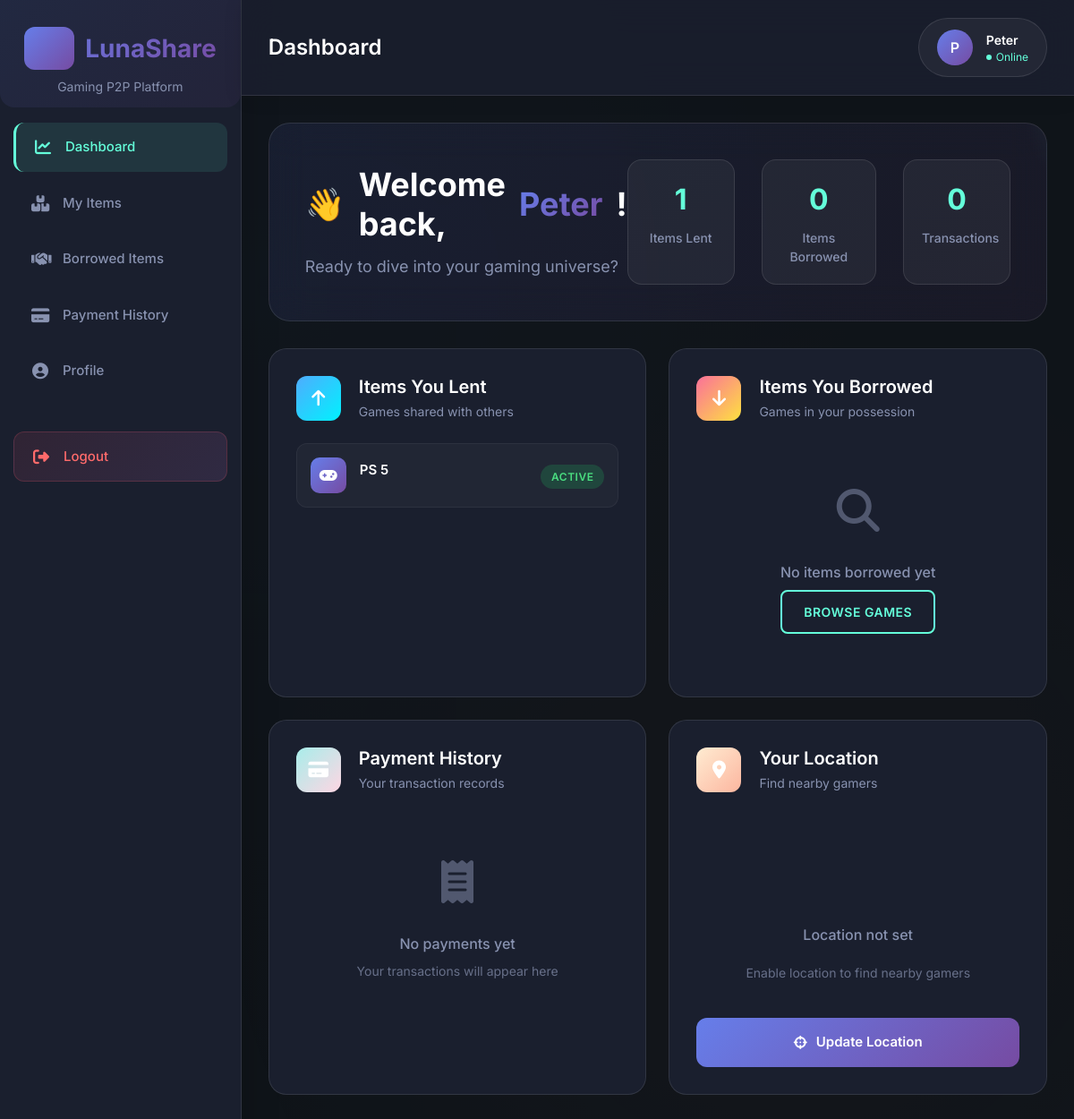
The app's page /dashboard/ (signed in) with its own data.
### product/models.py (models this page shows, shortened)
class User(AbstractUser):
    is_lender = models.BooleanField(default=False)
    is_borrower = models.BooleanField(default=False)
    phone_number = models.CharField(max_length=20, unique=True, null=True, blank=True)
    gamer_tag = models.CharField(max_length=50, unique=True, null=True, blank=True)
    avatar_url = models.URLField(blank=True, null=True)
    latitude = models.DecimalField(max_digits=9, decimal_places=6, null=True, blank=True)
    longitude = models.DecimalField(max_digits=9, decimal_places=6, null=True, blank=True)
    balance = models.DecimalField(max_digits=12, decimal_places=2, default=0.00)

class Item(models.Model):
    name = models.CharField(max_length=255)
    description = models.TextField(blank=True, null=True)
    owner = models.ForeignKey(settings.AUTH_USER_MODEL, on_delete=models.CASCADE, related_name="items_lent")
    borrower = models.ForeignKey(settings.AUTH_USER_MODEL, on_delete=models.SET_NULL, null=True, blank=True, related_name="items_borrowed")
    is_borrowed = models.BooleanField(default=False)
    created_at = models.DateTimeField(default=timezone.now)
    file = models.FileField(upload_to="items/files/", blank=True, null=True)  # any file

### product/views.py (the view)
# urls.py: path("dashboard/", views.dashboard, name="dashboard"),
@login_required
def dashboard(request):
    lent_items = Item.objects.filter(owner=request.user)
    borrowed_items = Item.objects.filter(borrower=request.user)
    payments = Payment.objects.filter(user=request.user)
    return render(request, "product/dashboard.html", {
        "lent_items": lent_items,
        "borrowed_items": borrowed_items,
        "payments": payments,
    })

### product/templates/product/dashboard.html (shortened to what this page needs)
{% extends "product/base.html" %}
{% block topbar %}Dashboard{% endblock %}
{% block content %}
<div class="dashboard-container">
  <div class="welcome-hero">
    <div class="welcome-content">
      <h1 class="welcome-title">
        <span class="wave">👋</span>
        Welcome back, <span class="username-highlight">{{ user.username }}</span>!
      </h1>
      <p class="welcome-subtitle">Ready to dive into your gaming universe?</p>
    </div>
    <div class="hero-stats">
      <div class="stat-item">
        <div class="stat-number">{{ lent_items|length }}</div>
        <div class="stat-label">Items Lent</div>
      </div>
      <div class="stat-item">
        <div class="stat-number">{{ borrowed_items|length }}</div>
        <div class="stat-label">Items Borrowed</div>
      </div>
      <div class="stat-item">
        <div class="stat-number">{{ payments|length }}</div>
        <div class="stat-label">Transactions</div>
      </div>
    </div>
  </div>
  <div class="dashboard-grid">
    <div class="dashboard-card lent-card">
      <div class="card-header">
        <div class="card-icon lent-icon">
          <i class="fas fa-arrow-up"></i>
        </div>
        <div class="card-title-section">
          <h3 class="card-title">Items You Lent</h3>
          <p class="card-subtitle">Games shared with others</p>
        </div>
      </div>
      <div class="card-content">
        {% if lent_items %}
          <div class="items-list">
            {% for item in lent_items %}
              <div class="item-entry">
                <div class="item-icon">
                  <i class="fas fa-gamepad"></i>
                </div>
                <div class="item-details">
                  <span class="item-name">{{ item.name }}</span>
                  <span class="item-condition condition-{{ item.condition|lower }}">
                  </span>
                </div>
                <div class="item-status">
                  <span class="status-badge active">Active</span>
                </div>
              </div>
            {% endfor %}
          </div>
        {% endif %}
      </div>
    </div>
    <div class="dashboard-card borrowed-card">
      <div class="card-header">
        <div class="card-icon borrowed-icon">
          <i class="fas fa-arrow-down"></i>
        </div>
        <div class="card-title-section">
          <h3 class="card-title">Items You Borrowed</h3>
          <p class="card-subtitle">Games in your possession</p>
        </div>
      </div>
      <div class="card-content">
        {% if borrowed_items %}
          <div class="items-list">
            {% for item in borrowed_items %}
              <div class="item-entry">
                <div class="item-icon">
                  <i class="fas fa-gamepad"></i>
                </div>
                <div class="item-details">
                  <span class="item-name">{{ item.name }}</span>
                  <span class="item-condition condition-{{ item.condition|lower }}">
                    {{ item.condition }}
                  </span>
                </div>
                <div class="item-status">
                  <span class="status-badge borrowed">Borrowed</span>
                </div>
              </div>
            {% endfor %}
          </div>
        {% else %}
          <div class="empty-state">
            <div class="empty-icon">
              <i class="fas fa-search"></i>
            </div>
            <p class="empty-text">No items borrowed yet</p>
            <button class="btn-primary-outline">Browse Games</button>
          </div>
        {% endif %}
      </div>
    </div>
    <div class="dashboard-card payment-card">
      <div class="card-header">
        <div class="card-icon payment-icon">
          <i class="fas fa-credit-card"></i>
        </div>
        <div class="card-title-section">
          <h3 class="card-title">Payment History</h3>
          <p class="card-subtitle">Your transaction records</p>
        </div>
      </div>
      <div class="card-content">
        {% if payments %}
          <div class="payments-list">
            {% for p in payments %}
              <div class="payment-entry">
                <div class="payment-amount">
                  <span class="currency">KSH</span>
                  <span class="amount">{{ p.amount }}</span>
                </div>
                <div class="payment-details">
                  <div class="payment-status status-{{ p.status|lower }}">
{% if p.status|lower == "completed" %}
    <i class="icon-check-circle text-green-500"></i>
{% else %}
    <i class="icon-clock text-yellow-500"></i>
{% endif %}
                    {{ p.status }}
                  </div>
                  <div class="payment-date">{{ p.created_at|date:"M d, Y" }}</div>
                </div>
              </div>
            {% endfor %}
          </div>
        {% else %}
          <div class="empty-state">
            <div class="empty-icon">
              <i class="fas fa-receipt"></i>
            </div>
            <p class="empty-text">No payments yet</p>
            <p class="empty-subtext">Your transactions will appear here</p>
          </div>
        {% endif %}
      </div>
    </div>
    <div class="dashboard-card location-card">
      <div class="card-header">
        <div class="card-icon location-icon">
          <i class="fas fa-map-marker-alt"></i>
        </div>
        <div class="card-title-section">
          <h3 class="card-title">Your Location</h3>
          <p class="card-subtitle">Find nearby gamers</p>
        </div>
      </div>
      <div class="card-content">
        <div class="location-display">
          <div class="location-status" id="location-status">
            {% if user.profile.latitude %}
              <div class="location-info">
                <div class="coordinates">
                  <i class="fas fa-crosshairs"></i>
                  <span id="location-text">
                    Lat: {{ user.profile.latitude|floatformat:4 }},
                    Lng: {{ user.profile.longitude|floatformat:4 }}
                  </span>
                </div>
                <div class="location-badge verified">
                  <i class="fas fa-check-circle"></i>
                  Location Verified
                </div>
              </div>
            {% else %}
              <div class="location-info no-location">
                <div class="location-icon-large">
                </div>
                <p class="no-location-text">Location not set</p>
                <p class="no-location-subtext">Enable location to find nearby gamers</p>
              </div>
            {% endif %}
          </div>
          <button class="btn-location" onclick="getLocation()">
            <i class="fas fa-crosshairs"></i>
            <span>Update Location</span>
          </button>
        </div>
      </div>
    </div>
  </div>
</div>
{% endblock %}

### product/templates/product/base.html (shortened to what this page needs)
<!DOCTYPE html>
<html lang="en">
<head>
  <link href="https://cdn.jsdelivr.net/npm/bootstrap@5.3.0/dist/css/bootstrap.min.css" rel="stylesheet">
  <link href="https://cdnjs.cloudflare.com/ajax/libs/font-awesome/6.4.0/css/all.min.css" rel="stylesheet">
<script src="https://cdn.tailwindcss.com"></script>
</head>
<body>
  <nav class="sidebar">
    <div class="sidebar-header">
      <div class="logo">
        <i class="fas fa-gamepad logo-icon"></i>
        <span>LunaShare</span>
      </div>
      <p class="sidebar-subtitle">Gaming P2P Platform</p>
    </div>
    <ul class="nav-menu">
      <li class="nav-item">
        <a href="{% url 'dashboard' %}" class="nav-link active">
          <i class="fas fa-chart-line nav-icon"></i>
          <span>Dashboard</span>
        </a>
      </li>
      <li class="nav-item">
        <a href="{% url 'my_items' %}" class="nav-link">
          <i class="fas fa-boxes nav-icon"></i>
          <span>My Items</span>
        </a>
      </li>
      <li class="nav-item">
        <a href="{% url 'borrowed_items' %}" class="nav-link">
          <i class="fas fa-handshake nav-icon"></i>
          <span>Borrowed Items</span>
        </a>
      </li>
      <li class="nav-item">
        <a href="#" class="nav-link">
          <i class="fas fa-credit-card nav-icon"></i>
          <span>Payment History</span>
        </a>
      </li>
      <li class="nav-item">
        <a href="{% url 'profile' %}" class="nav-link">
          <i class="fas fa-user-circle nav-icon"></i>
          <span>Profile</span>
        </a>
      </li>
      <li class="nav-item">
        <a href="{% url 'logout' %}" class="nav-link logout-link">
          <i class="fas fa-sign-out-alt nav-icon"></i>
          <span>Logout</span>
        </a>
      </li>
    </ul>
  </nav>
  <main class="main-content">
    <header class="topbar">
      <h1 class="topbar-title">{% block topbar %}Dashboard{% endblock %}</h1>
      <div class="user-info">
        <div class="user-avatar">
          {{ user.username|first|upper }}
        </div>
        <div class="user-details">
          <span class="user-name">{{ user.username }}</span>
          <span class="user-status">
            <span class="status-dot"></span>
            Online
          </span>
        </div>
      </div>
    </header>
    <div class="content-area">
      {% block content %}{% endblock %}
    </div>
  </main>
<script src="https://cdn.tailwindcss.com"></script>
</body>
</html>

### product/templates/product/base.html (style rules this page uses)
:root { --primary-gradient: linear-gradient(135deg, #667eea 0%, #764ba2 100%); --secondary-gradient: linear-gradient(135deg, #f093fb 0%, #f5576c 100%); --dark-bg: #0f1419; --sidebar-bg: #1a1f2e; --sidebar-hover: #252b3d; --text-primary: #ffffff; --text-secondary: #8892b0; --accent: #64ffda; --shadow: 0 10px 40px rgba(0,0,0,0.2); --border-radius: 16px; --transition: all 0.3s cubic-bezier(0.4, 0, 0.2, 1); }
* { margin: 0; padding: 0; box-sizing: border-box; }
body { font-family: 'Inter', -apple-system, BlinkMacSystemFont, sans-serif; background: var(--dark-bg); color: var(--text-primary); display: flex; min-height: 100vh; overflow-x: hidden; }
body::before { content: ''; position: fixed; top: 0; left: 0; width: 100%; height: 100%; background: radial-gradient(circle at 25% 25%, rgba(102, 126, 234, 0.1) 0%, transparent 50%), radial-gradient(circle at 75% 75%, rgba(245, 87, 108, 0.1) 0%, transparent 50%); z-index: -1; animation: backgroundShift 20s ease-in-out infinite; }
.sidebar { width: 280px; background: var(--sidebar-bg); backdrop-filter: blur(20px); border-right: 1px solid rgba(255,255,255,0.1); position: relative; transition: var(--transition); box-shadow: var(--shadow); }
.sidebar::before { content: ''; position: absolute; top: 0; left: 0; right: 0; height: 120px; background: var(--primary-gradient); opacity: 0.1; border-radius: 0 0 var(--border-radius) var(--border-radius); }
.sidebar-header { padding: 30px 25px; text-align: center; position: relative; z-index: 1; }
.logo { font-size: 28px; font-weight: 700; background: var(--primary-gradient); -webkit-background-clip: text; -webkit-text-fill-color: transparent; background-clip: text; display: flex; align-items: center; justify-content: center; gap: 12px; margin-bottom: 8px; }
.logo-icon { font-size: 32px; background: var(--primary-gradient); padding: 8px; border-radius: 12px; color: white; animation: logoGlow 2s ease-in-out infinite alternate; }
.sidebar-subtitle { font-size: 14px; color: var(--text-secondary); font-weight: 400; }
.nav-menu { padding: 0 15px; list-style: none; }
.nav-item { margin-bottom: 8px; }
.nav-link { display: flex; align-items: center; gap: 15px; padding: 16px 20px; color: var(--text-secondary); text-decoration: none; border-radius: 12px; font-weight: 500; font-size: 15px; transition: var(--transition); position: relative; overflow: hidden; }
.nav-link::before { content: ''; position: absolute; top: 0; left: -100%; width: 100%; height: 100%; background: var(--primary-gradient); opacity: 0; transition: var(--transition); z-index: -1; }
.nav-link.active { color: var(--accent); background: rgba(100, 255, 218, 0.1); border-left: 3px solid var(--accent); }
.nav-icon { font-size: 18px; width: 20px; text-align: center; }
.logout-link { margin-top: 40px; background: linear-gradient(135deg, rgba(245, 87, 108, 0.1), rgba(240, 147, 251, 0.1)); border: 1px solid rgba(245, 87, 108, 0.2); color: #ff6b6b !important; }
.main-content { flex: 1; display: flex; flex-direction: column; background: rgba(15, 20, 25, 0.8); }
.topbar { background: rgba(26, 31, 46, 0.9); backdrop-filter: blur(20px); border-bottom: 1px solid rgba(255,255,255,0.1); padding: 20px 30px; display: flex; justify-content: space-between; align-items: center; position: sticky; top: 0; z-index: 100; box-shadow: 0 2px 20px rgba(0,0,0,0.1); }
.topbar-title { font-size: 24px; font-weight: 600; color: var(--text-primary); margin: 0; }
.user-info { display: flex; align-items: center; gap: 15px; background: rgba(255,255,255,0.05); padding: 12px 20px; border-radius: 50px; border: 1px solid rgba(255,255,255,0.1); transition: var(--transition); }
.user-avatar { width: 40px; height: 40px; background: var(--primary-gradient); border-radius: 50%; display: flex; align-items: center; justify-content: center; color: white; font-weight: 600; font-size: 16px; }
.user-details { display: flex; flex-direction: column; }
.user-name { font-weight: 600; color: var(--text-primary); font-size: 14px; }
.user-status { font-size: 12px; color: var(--accent); display: flex; align-items: center; gap: 5px; }
.status-dot { width: 6px; height: 6px; background: var(--accent); border-radius: 50%; animation: pulse 2s infinite; }
.content-area { flex: 1; padding: 30px; overflow-y: auto; }

### records on screen
User: username|first "P", username "Peter"
Item: name "PS 5"

### other values on screen
{{ lent_items|length }} "1"
{{ borrowed_items|length }} "0"
{{ payments|length }} "0"
